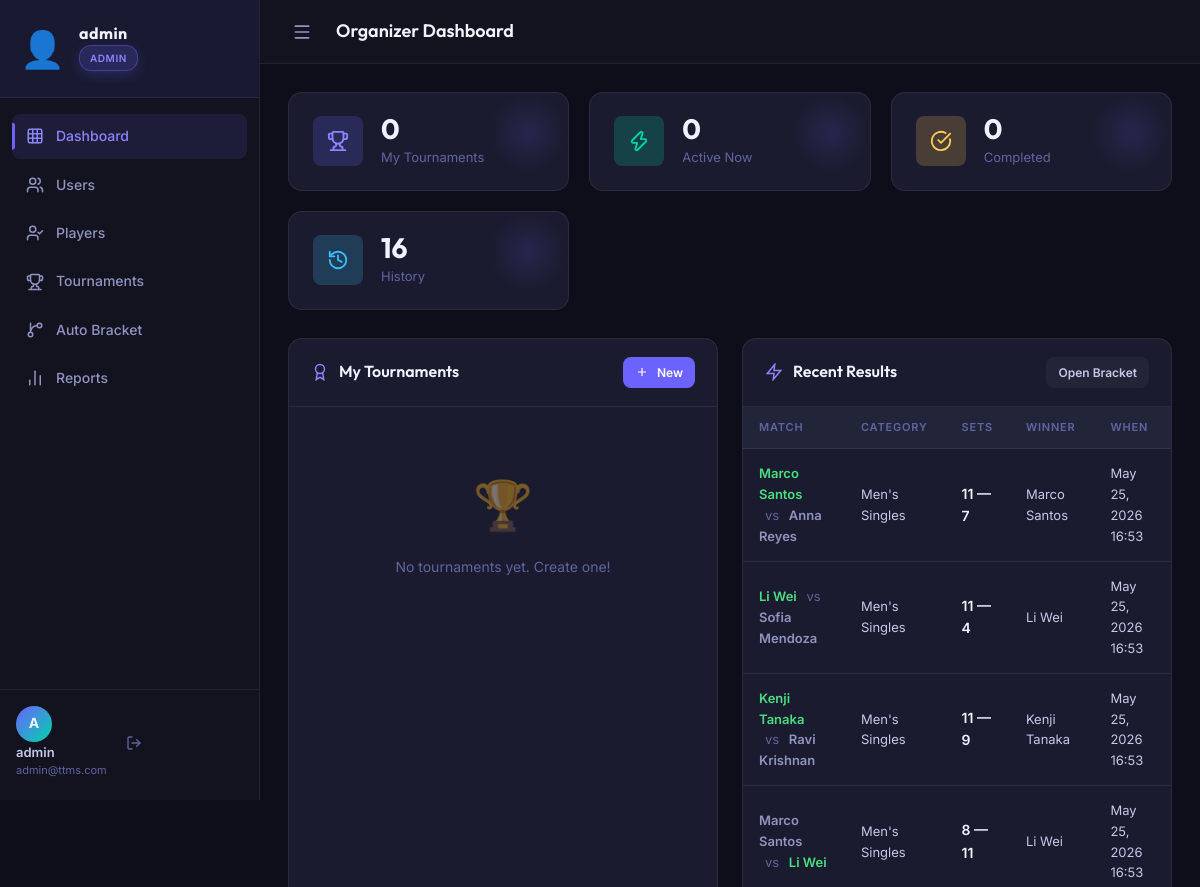
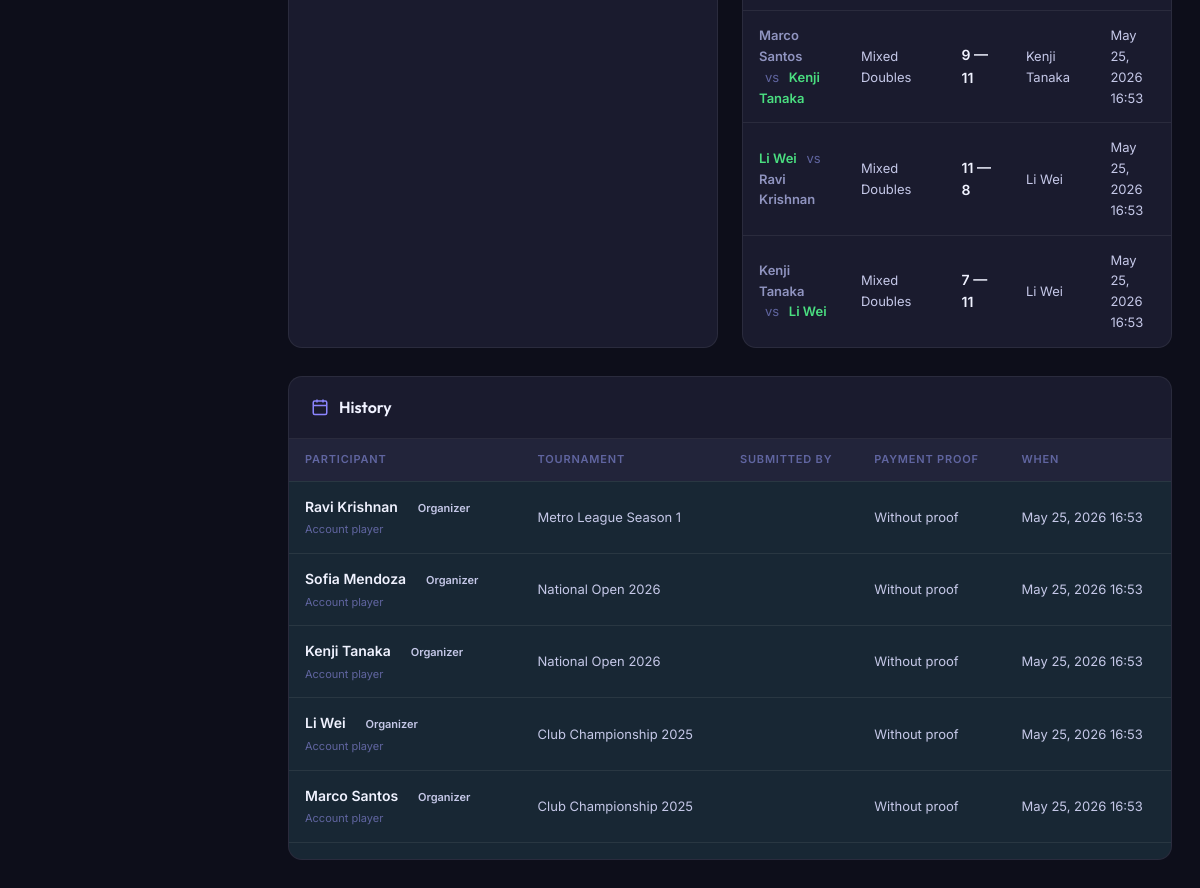
Page /organizer/index.php (signed in) on the earlier database version (2 pictures, top to bottom).
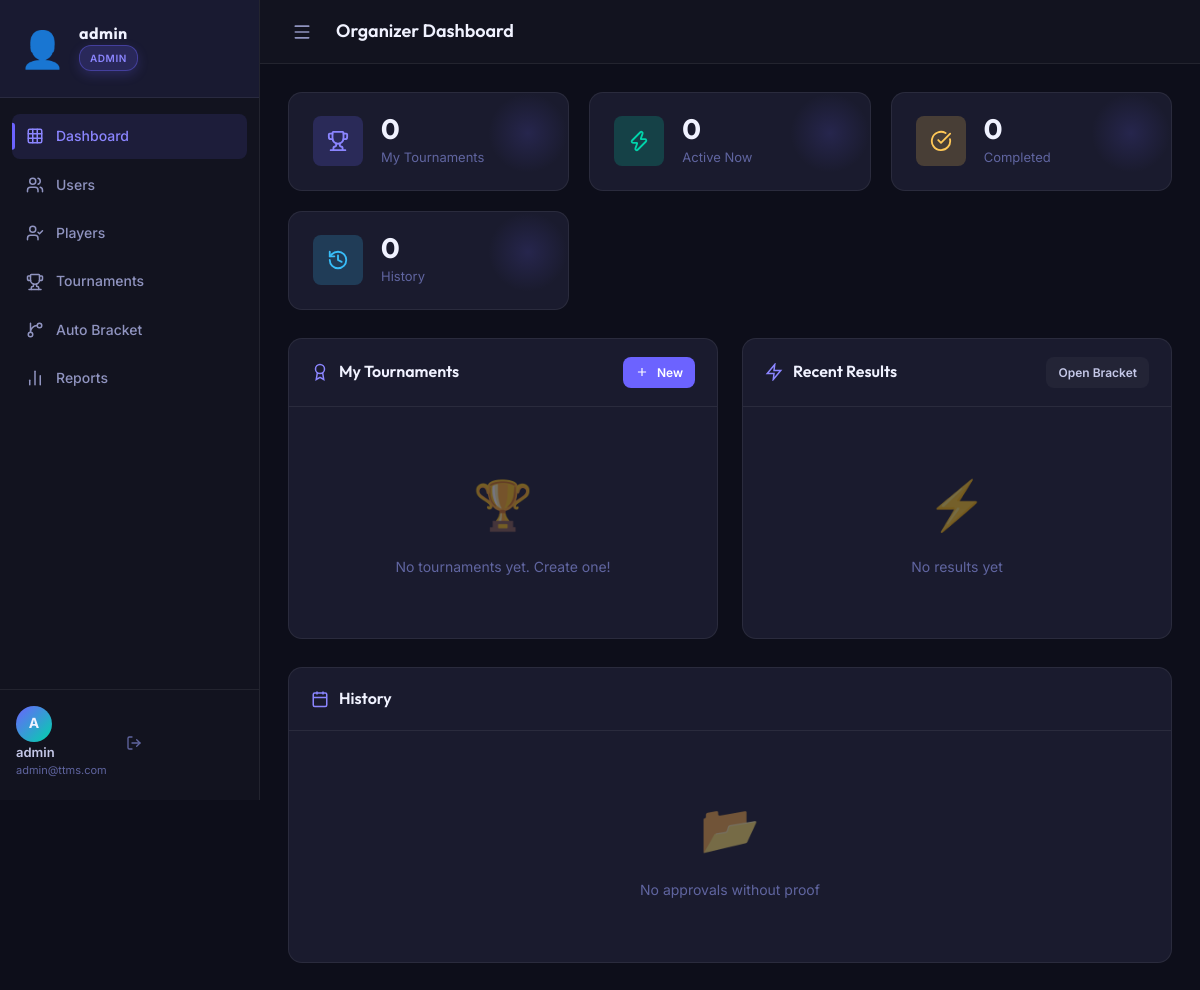
Same page on the later database version.
### tables this page shows
CREATE TABLE IF NOT EXISTS matches (
    id              INT AUTO_INCREMENT PRIMARY KEY,
    tournament_id   INT          NOT NULL,
    player1_id      INT          NULL,
    player2_id      INT          NULL,
    player1_guest_id INT         NULL,
    player2_guest_id INT         NULL,
    winner_id       INT          DEFAULT NULL,
    winner_guest_id INT          NULL,
    player1_score   INT          DEFAULT 0,
    player2_score   INT          DEFAULT 0,
    set_scores      VARCHAR(255) DEFAULT NULL,
    round           INT          NOT NULL DEFAULT 1,
    round_name      VARCHAR(50)  DEFAULT 'Round 1',
    match_date      DATETIME,
    table_number    INT          DEFAULT 1,
    status          ENUM('scheduled','ongoing','completed','walkover') NOT NULL DEFAULT 'scheduled',
    notes           TEXT,
    created_at      TIMESTAMP    DEFAULT CURRENT_TIMESTAMP,
    updated_at      TIMESTAMP    DEFAULT CURRENT_TIMESTAMP ON UPDATE CURRENT_TIMESTAMP,
    FOREIGN KEY (tournament_id)    REFERENCES tournaments(id)       ON DELETE CASCADE,
    FOREIGN KEY (player1_id)       REFERENCES players(id)           ON DELETE CASCADE,
    FOREIGN KEY (player2_id)       REFERENCES players(id)           ON DELETE CASCADE,
    FOREIGN KEY (winner_id)        REFERENCES players(id)           ON DELETE SET NULL,
    FOREIGN KEY (player1_guest_id) REFERENCES tournament_guests(id) ON DELETE CASCADE,
    FOREIGN KEY (player2_guest_id) REFERENCES tournament_guests(id) ON DELETE CASCADE,
    FOREIGN KEY (winner_guest_id)  REFERENCES tournament_guests(id) ON DELETE SET NULL
);

CREATE TABLE IF NOT EXISTS tournaments (
    id               INT AUTO_INCREMENT PRIMARY KEY,
    organizer_id     INT          NOT NULL,
    name             VARCHAR(150) NOT NULL,
    category         VARCHAR(100) NOT NULL DEFAULT 'Open Singles',
    description      TEXT,
    format           ENUM('single_elimination','round_robin','double_elimination') NOT NULL DEFAULT 'single_elimination',
    status           ENUM('upcoming','ongoing','completed','cancelled') NOT NULL DEFAULT 'upcoming',
    max_players      INT          NOT NULL DEFAULT 16,
    start_date       DATE         NOT NULL,
    end_date         DATE,
    venue            VARCHAR(150),
    prize_pool       VARCHAR(100),
    prize_champion   VARCHAR(100),
    prize_2nd        VARCHAR(100),
    prize_3rd        VARCHAR(100),
    prize_4th        VARCHAR(100),
    registration_fee VARCHAR(100),
    created_at           TIMESTAMP    DEFAULT CURRENT_TIMESTAMP,
    updated_at           TIMESTAMP    DEFAULT CURRENT_TIMESTAMP ON UPDATE CURRENT_TIMESTAMP,
    proofs_delete_after  DATETIME     NULL DEFAULT NULL,
    FOREIGN KEY (organizer_id) REFERENCES users(id) ON DELETE CASCADE
);

### includes/auth.php (called while the page is built, shortened)
<?php
require_once __DIR__ . '/../config/database.php';
function isLoggedIn(): bool {
    return isset($_SESSION['user_id']) && !empty($_SESSION['user_id']);
}
function getCurrentUser(): ?array {
    return [
        'id'       => $_SESSION['user_id'],
        'username' => $_SESSION['username'],
        'role'     => $_SESSION['role'],
        'email'    => $_SESSION['email'],
    ];
}
function e($val) {
    return htmlspecialchars((string)$val, ENT_QUOTES | ENT_HTML5, 'UTF-8');
}

### config/database.php (called while the page is built, shortened)
<?php
class Database {
    private static ?PDO $instance = null;
    public static function getConnection(): PDO {
        if (self::$instance === null) {
            $dsn = "mysql:host=" . DB_HOST . ";dbname=" . DB_NAME . ";charset=" . DB_CHARSET;
            $options = [
                PDO::ATTR_ERRMODE            => PDO::ERRMODE_EXCEPTION,
                PDO::ATTR_DEFAULT_FETCH_MODE => PDO::FETCH_ASSOC,
                PDO::ATTR_EMULATE_PREPARES   => false,
            ];
            try {
                self::$instance = new PDO($dsn, DB_USER, DB_PASS, $options);
            } catch (PDOException $e) {
                die(json_encode(['error' => 'Database connection failed: ' . $e->getMessage()]));
            }
        }
        return self::$instance;
    }
}
function db(): PDO {
    return Database::getConnection();
}

### modules/tournaments/tournament_functions.php (called while the page is built, shortened)
<?php
require_once __DIR__ . '/../../config/database.php';
function getApprovedRegistrationHistory(?int $limit = null): array {
    $sql = "(
        SELECT tp.player_id AS entity_id, 'player' AS type, p.first_name, p.last_name,
               tp.tournament_id, t.name AS tournament_name,
               NULL AS submitter_first, NULL AS submitter_last,
               NULL AS payment_proof_path,
               tp.registered_at AS ts
        FROM tournament_players tp
        JOIN players p ON tp.player_id = p.id
        JOIN tournaments t ON tp.tournament_id = t.id
        WHERE tp.registration_status = 'approved'
    ) UNION ALL (
        SELECT tg.id AS entity_id, 'guest' AS type, tg.first_name, tg.last_name,
               tg.tournament_id, t.name AS tournament_name,
               sp.first_name AS submitter_first, sp.last_name AS submitter_last,
               tg.payment_proof_path,
               tg.created_at AS ts
        FROM tournament_guests tg
        LEFT JOIN players sp ON tg.registered_by_player_id = sp.id
        JOIN tournaments t ON tg.tournament_id = t.id
        WHERE tg.registration_status = 'approved'
    )
    ORDER BY ts DESC";
    $stmt = db()->prepare($sql);
    if ($limit !== null) {
        $stmt->execute([$limit]);
    } else {
        $stmt->execute();
    }
    return $stmt->fetchAll();
}

### modules/matches/match_functions.php (called while the page is built, shortened)
<?php
require_once __DIR__ . '/../../config/database.php';
function matchSelectSql(): string {
    return "SELECT m.*,
                   COALESCE(p1.first_name, g1.first_name) AS p1_first,
                   COALESCE(p1.last_name, g1.last_name) AS p1_last,
                   COALESCE(p2.first_name, g2.first_name) AS p2_first,
                   COALESCE(p2.last_name, g2.last_name) AS p2_last,
                   COALESCE(pw.first_name, wg.first_name) AS winner_first,
                   COALESCE(pw.last_name, wg.last_name) AS winner_last,
                   t.name AS tournament_name,
                   t.category AS tournament_category";
}
function matchFromSql(): string {
    return " FROM matches m
            LEFT JOIN players p1 ON m.player1_id = p1.id
            LEFT JOIN tournament_guests g1 ON m.player1_guest_id = g1.id
            LEFT JOIN players p2 ON m.player2_id = p2.id
            LEFT JOIN tournament_guests g2 ON m.player2_guest_id = g2.id
            LEFT JOIN players pw ON m.winner_id = pw.id
            LEFT JOIN tournament_guests wg ON m.winner_guest_id = wg.id
            JOIN tournaments t ON m.tournament_id = t.id";
}
function getRecentMatches(?int $limit = null): array {
    $sql = matchSelectSql() . matchFromSql() . " WHERE m.status = 'completed' ORDER BY m.updated_at DESC";
    $stmt = db()->prepare($sql);
    $stmt->execute($limit !== null ? [$limit] : []);
    return $stmt->fetchAll();
}

### organizer/index.php (the view, shortened to what the changed rows need)
<?php
require_once __DIR__ . '/../includes/auth.php';
require_once __DIR__ . '/../modules/tournaments/tournament_functions.php';
require_once __DIR__ . '/../modules/matches/match_functions.php';
$approvalHistory = getApprovedRegistrationHistory();
$recentResults   = getRecentMatches();
require_once __DIR__ . '/../includes/header.php';
?>
<div class="stats-grid">
    <div class="stat-card">
        <div class="stat-info">
            <div class="stat-value"><?= count($approvalHistory) ?></div>
            <div class="stat-label">History</div>
        </div>
    </div>
</div>
<div class="content-grid">
    <div class="card">
        <div class="card-body" style="padding:0">
            <?php if (empty($recentResults)): ?>
                <div class="empty-state"><div class="empty-icon">⚡</div><p>No results yet</p></div>
            <?php else: ?>
            <div class="table-responsive" style="<?= count($recentResults) > 8 ? 'max-height: 420px; overflow-y: auto;' : '' ?>">
            <table class="data-table">
                <thead><tr><th>Match</th><th>Category</th><th>Sets</th><th>Winner</th><th>When</th></tr></thead>
                <tbody>
                <?php foreach ($recentResults as $m): ?>
                <tr>
                    <td style="font-size:13px">
                        <span style="color:<?= $m['winner_id']==$m['player1_id']?'var(--success)':'var(--text-300)' ?>;font-weight:600"><?= e($m['p1_first'].' '.$m['p1_last']) ?></span>
                        <span style="color:var(--text-400);padding:0 6px">vs</span>
                        <span style="color:<?= $m['winner_id']==$m['player2_id']?'var(--success)':'var(--text-300)' ?>;font-weight:600"><?= e($m['p2_first'].' '.$m['p2_last']) ?></span>
                    </td>
                    <td class="text-sm"><?= e($m['tournament_category'] ?? '') ?></td>
                    <td>
                        <strong><?= $m['player1_score'] ?> — <?= $m['player2_score'] ?></strong>
                    </td>
                    <td class="text-sm"><?= e(trim($m['winner_first'].' '.$m['winner_last'])) ?: 'TBD' ?></td>
                    <td class="text-sm"><?= e(date('M j, Y H:i', strtotime($m['updated_at'] ?? $m['match_date'] ?? ''))) ?></td>
                </tr>
                <?php endforeach; ?>
                </tbody>
            </table>
            </div>
            <?php endif; ?>
        </div>
    </div>
</div>
<div class="card">
    <div class="card-body" style="padding:0">
        <?php if (empty($approvalHistory)): ?>
            <div class="empty-state"><div class="empty-icon">📂</div><p>No approvals without proof</p></div>
        <?php else: ?>
        <div class="table-responsive" style="<?= count($approvalHistory) > 8 ? 'max-height: 420px; overflow-y: auto;' : '' ?>">
        <table class="data-table">
            <thead><tr><th>Participant</th><th>Tournament</th><th>Submitted By</th><th>Payment Proof</th><th>When</th></tr></thead>
            <tbody>
            <?php foreach ($approvalHistory as $r):
                $isOrganizerRegistered = $r['type'] === 'player' || empty(trim(($r['submitter_first'] ?? '') . ' ' . ($r['submitter_last'] ?? '')));
                $rowStyle = $isOrganizerRegistered ? 'background: rgba(16, 185, 129, 0.08);' : 'background: rgba(59, 130, 246, 0.08);';
                $sourceLabel = $isOrganizerRegistered
                    ? '<span class="badge badge-success" style="margin-left:6px;">Organizer</span>'
                    : '<span class="badge badge-info" style="margin-left:6px;">Player</span>';
            ?>
            <tr style="<?= $rowStyle ?>">
                <td><strong><?= e(trim($r['first_name'].' '.$r['last_name'])) ?></strong>
                    <?= $sourceLabel ?>
                    <div class="text-xs text-muted"><?= $r['type'] === 'player' ? 'Account player' : 'Player' ?></div>
                </td>
                <td class="text-sm"><a href="/TournamentHQ/organizer/tournaments.php?tournament_id=<?= (int)$r['tournament_id'] ?>"><?= e($r['tournament_name'] ?? 'Unknown') ?></a></td>
                <td class="text-sm"><?= e(trim(($r['submitter_first'] ?? '') . ' ' . ($r['submitter_last'] ?? ''))) ?></td>
                <td class="text-sm">
                    <?php if (!empty($r['payment_proof_path'])): ?>
                        <a href="<?= e(paymentProofPublicUrl($r['payment_proof_path'])) ?>" target="_blank" class="btn btn-outline btn-xs">View Proof</a>
                    <?php else: ?>
                        Without proof
                    <?php endif; ?>
                </td>
                <td class="text-sm"><?= e(date('M j, Y H:i', strtotime($r['ts'] ?? ''))) ?></td>
            </tr>
            <?php endforeach; ?>
            </tbody>
        </table>
        </div>
        <?php endif; ?>
    </div>
</div>
<?php require_once __DIR__ . '/../includes/footer.php'; ?>

### includes/header.php (shortened to what the changed rows need)
<?php
require_once __DIR__ . '/auth.php';
$user  = getCurrentUser();
$role  = $user['role'] ?? '';
$navLinks = [];
if ($role === 'admin') {
    $navLinks = [
        ['href' => '/TournamentHQ/admin/index.php',                'icon' => 'grid',        'label' => 'Dashboard'],
        ['href' => '/TournamentHQ/admin/manage_users.php',         'icon' => 'users',       'label' => 'Users'],
        ['href' => '/TournamentHQ/admin/manage_players.php',       'icon' => 'user-check',  'label' => 'Players'],
        ['href' => '/TournamentHQ/admin/manage_tournaments.php',   'icon' => 'trophy',      'label' => 'Tournaments'],
        ['href' => '/TournamentHQ/admin/bracket_generator.php',   'icon' => 'git-branch',  'label' => 'Auto Bracket'],
        ['href' => '/TournamentHQ/admin/reports.php',              'icon' => 'bar-chart-2', 'label' => 'Reports'],
    ];
}
$currentPage = basename($_SERVER['PHP_SELF']);
?>
<!DOCTYPE html>
<html lang="en">
<head>
    <link rel="stylesheet" href="https://unpkg.com/lucide-static@latest/font/lucide.css">
    <link rel="stylesheet" href="/TournamentHQ/assets/css/style.css">
</head>
<body>
<?php if ($user): ?>
<aside class="sidebar" id="sidebar">
    <nav class="sidebar-nav">
        <?php foreach ($navLinks as $link):
            $isActive = (basename($link['href']) === $currentPage) ? 'active' : '';
        ?>
        <a href="<?= e($link['href']) ?>" class="nav-link <?= $isActive ?>">
            <i data-lucide="<?= e($link['icon']) ?>"></i>
            <span><?= e($link['label']) ?></span>
        </a>
        <?php endforeach; ?>
    </nav>
</aside>
<div class="main-wrapper">
    <main class="page-content">
<?php endif; ?>

Differences in the rows shown:
removed matches: p1_last "Marco Santos", p2_last "Anna Reyes", tournament.category "Men's Singles", player1_score "11", player2_score "7", winner_last "Marco Santos", updated_at "May 25, 2026 16:53"
removed matches: p1_last "Li Wei", p2_last "Sofia Mendoza", tournament.category "Men's Singles", player1_score "11", player2_score "4", winner_last "Li Wei", updated_at "May 25, 2026 16:53"
removed matches: p1_last "Kenji Tanaka", p2_last "Ravi Krishnan", tournament.category "Men's Singles", player1_score "11", player2_score "9", winner_last "Kenji Tanaka", updated_at "May 25, 2026 16:53"
removed matches: p1_last "Marco Santos", p2_last "Li Wei", tournament.category "Men's Singles", player1_score "8", player2_score "11", winner_last "Li Wei", updated_at "May 25, 2026 16:53"
removed matches: p1_last "Marco Santos", p2_last "Kenji Tanaka", tournament.category "Mixed Doubles", player1_score "9", player2_score "11", winner_last "Kenji Tanaka", updated_at "May 25, 2026 16:53"
removed matches: p1_last "Li Wei", p2_last "Ravi Krishnan", tournament.category "Mixed Doubles", player1_score "11", player2_score "8", winner_last "Li Wei", updated_at "May 25, 2026 16:53"
removed matches: p1_last "Kenji Tanaka", p2_last "Li Wei", tournament.category "Mixed Doubles", player1_score "7", player2_score "11", winner_last "Li Wei", updated_at "May 25, 2026 16:53"
Other differences:
count($approvalHistory): "16" → "0"
text no longer shown: "MATCH CATEGORY SETS WINNER WHEN PARTICIPANT TOURNAMENT SUBMITTED BY PAYMENT PROOF WHEN"
text now shown: "⚡ No results yet 📂 No approvals without proof"
list line gone: "Ravi Krishnan Organizer Account player Metro League Season 1 Without proof May 25, 2026 16:53"
list line gone: "Sofia Mendoza Organizer Account player National Open 2026 Without proof May 25, 2026 16:53"
list line gone: "Kenji Tanaka Organizer Account player National Open 2026 Without proof May 25, 2026 16:53"
list line gone: "Li Wei Organizer Account player Club Championship 2025 Without proof May 25, 2026 16:53"
list line gone: "Marco Santos Organizer Account player Club Championship 2025 Without proof May 25, 2026 16:53"
